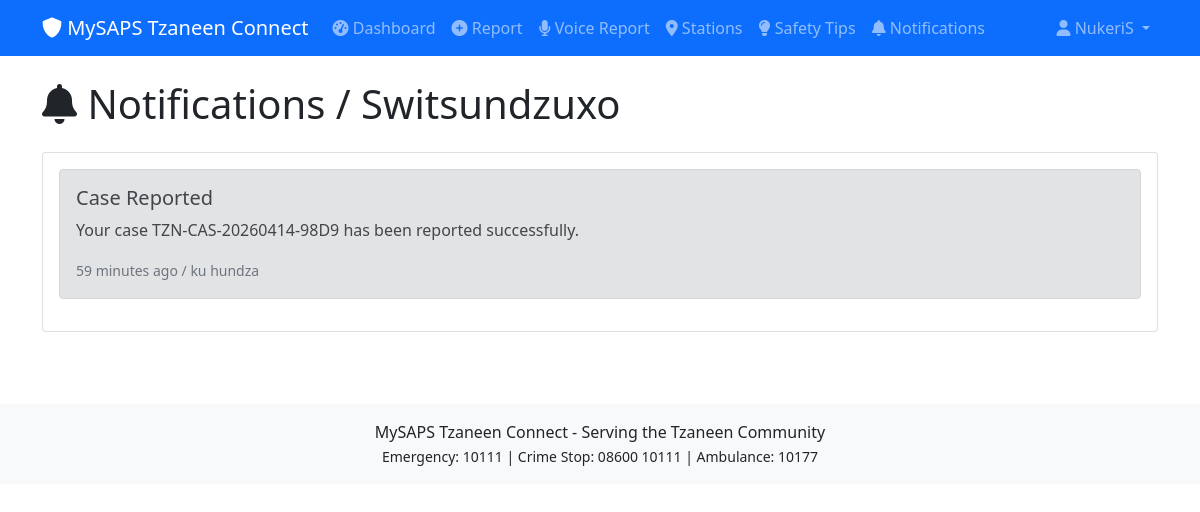
/cases/notifications/ (signed in), run on the app's committed database.
### accounts/models.py (models this page shows, shortened)
class CustomUser(AbstractUser):
    LANGUAGE_CHOICES = [
        ('en', 'English'),
        ('ts', 'Xitsonga'),
        ('nso', 'Sepedi'),
        ('ve', 'TshiVenda'),
    ]
    phone_number = models.CharField(max_length=15, unique=True, help_text=_('Cellphone number for notifications'))
    id_number = models.CharField(max_length=13, blank=True, null=True)
    street_address = models.TextField(blank=True, null=True)
    suburb = models.CharField(max_length=100, blank=True, null=True)
    city = models.CharField(max_length=100, default='Tzaneen')
    province = models.CharField(max_length=50, default='Limpopo')
    postal_code = models.CharField(max_length=10, blank=True, null=True)
    preferred_language = models.CharField(max_length=10, choices=LANGUAGE_CHOICES, default='en')
    notification_method = models.CharField(max_length=20, choices=[
        ('sms', 'SMS'),
        ('whatsapp', 'WhatsApp'),
        ('both', 'Both')
    ], default='whatsapp')
    large_font = models.BooleanField(default=False)
    voice_input = models.BooleanField(default=False)
    default_location_lat = models.DecimalField(max_digits=10, decimal_places=7, blank=True, null=True)
    default_location_lng = models.DecimalField(max_digits=10, decimal_places=7, blank=True, null=True)
    is_business_owner = models.BooleanField(default=False)
    business_name = models.CharField(max_length=200, blank=True, null=True)
    business_address = models.TextField(blank=True, null=True)
    created_at = models.DateTimeField(auto_now_add=True)
    updated_at = models.DateTimeField(auto_now=True)
    class Meta:
        verbose_name = _('User')
        verbose_name_plural = _('Users')

### cases/models.py (models this page shows, shortened)
class Notification(models.Model):
    user = models.ForeignKey(CustomUser, on_delete=models.CASCADE, related_name='notifications')
    case = models.ForeignKey(Case, on_delete=models.CASCADE, null=True, blank=True, related_name='notifications')
    title = models.CharField(max_length=200, verbose_name="Title in English")
    title_ts = models.CharField(max_length=200, blank=True, verbose_name="Title in Xitsonga")
    message = models.TextField(verbose_name="Message in English")
    message_ts = models.TextField(blank=True, verbose_name="Message in Xitsonga")
    notification_type = models.CharField(max_length=20, choices=[
        ('status_update', 'Status Update'),
        ('reminder', 'Reminder'),
        ('alert', 'Alert'),
        ('info', 'Information'),
    ])
    is_read = models.BooleanField(default=False)
    sent_via_sms = models.BooleanField(default=False)
    sent_via_whatsapp = models.BooleanField(default=False)
    created_at = models.DateTimeField(auto_now_add=True)
    class Meta:
        ordering = ['-created_at']
    def get_title(self, language='en'):
        if language == 'ts' and self.title_ts:
            return self.title_ts
        return self.title
    def get_message(self, language='en'):
        if language == 'ts' and self.message_ts:
            return self.message_ts
        return self.message

### cases/views.py (the view, shortened to what this page needs)
# urls.py: path('notifications/', views.notifications_view, name='notifications'),
@login_required
def notifications_view(request):
    user = request.user
    language = get_user_language(request)
    translation.activate(language)
    notifications = Notification.objects.filter(user=user).order_by('-created_at')
    paginator = Paginator(notifications, 20)
    page_number = request.GET.get('page')
    page_obj = paginator.get_page(page_number)
    context = {
        'notifications': page_obj,
        'large_font': user.large_font,
        'current_language': language,
    }
    return render(request, 'cases/notifications.html', context)

### cases/views.py (called while the page is built)
def get_user_language(request):
    if request.user.is_authenticated and request.user.preferred_language:
        return request.user.preferred_language
    return 'en'

### templates/cases/notifications.html (shortened to what this page needs)
{% extends 'base.html' %}
{% load i18n %}
{% block content %}
<div class="container">
    <h1 class="mb-4"><i class="fas fa-bell"></i> {% trans "Notifications" %} / Switsundzuxo</h1>
    <div class="card">
        <div class="card-body">
            {% if notifications %}
                {% for notification in notifications %}
                <div class="alert alert-{% if notification.notification_type == 'status_update' %}info{% elif notification.notification_type == 'alert' %}danger{% else %}secondary{% endif %} mb-3">
                    <div class="d-flex justify-content-between align-items-start">
                        <div>
                            <h5>{{ notification.get_title|default:notification.title }}</h5>
                            <p>{{ notification.get_message|default:notification.message }}</p>
                            <small class="text-muted">{{ notification.created_at|timesince }} {% trans "ago" %} / ku hundza</small>
                        </div>
                    </div>
                </div>
                {% endfor %}
            {% endif %}
        </div>
    </div>
</div>
{% endblock %}

### templates/base.html (shortened to what this page needs)
<!DOCTYPE html>
<html lang="en">
<head>
    <link href="https://cdn.jsdelivr.net/npm/bootstrap@5.1.3/dist/css/bootstrap.min.css" rel="stylesheet">
    <link rel="stylesheet" href="https://cdnjs.cloudflare.com/ajax/libs/font-awesome/6.0.0/css/all.min.css">
</head>
<body>
    <nav class="navbar navbar-expand-lg navbar-dark bg-primary">
        <div class="container">
            <a class="navbar-brand" href="{% url 'cases:dashboard' %}">
                <i class="fas fa-shield-alt"></i> MySAPS Tzaneen Connect
            </a>
            <div class="collapse navbar-collapse" id="navbarNav">
                {% if user.is_authenticated %}
                <ul class="navbar-nav me-auto">
                    <li class="nav-item">
                        <a class="nav-link" href="{% url 'cases:dashboard' %}">
                            <i class="fas fa-tachometer-alt"></i> Dashboard
                        </a>
                    </li>
                    <li class="nav-item">
                        <a class="nav-link" href="{% url 'cases:report_case' %}">
                            <i class="fas fa-plus-circle"></i> Report
                        </a>
                    </li>
                    <li class="nav-item">
                        <a class="nav-link" href="{% url 'cases:voice_report' %}">
                            <i class="fas fa-microphone"></i> Voice Report
                        </a>
                    </li>
                    <li class="nav-item">
                        <a class="nav-link" href="{% url 'cases:station_finder' %}">
                            <i class="fas fa-map-marker-alt"></i> Stations
                        </a>
                    </li>
                    <li class="nav-item">
                        <a class="nav-link" href="{% url 'cases:safety_tips' %}">
                            <i class="fas fa-lightbulb"></i> Safety Tips
                        </a>
                    </li>
                    <li class="nav-item">
                        <a class="nav-link" href="{% url 'cases:notifications' %}">
                            <i class="fas fa-bell"></i> Notifications
                        </a>
                    </li>
                </ul>
                <ul class="navbar-nav">
                    <li class="nav-item dropdown">
                        <a class="nav-link dropdown-toggle" href="#" id="userDropdown" role="button" data-bs-toggle="dropdown">
                            <i class="fas fa-user"></i> {{ user.first_name|default:user.username }}
                        </a>
                    </li>
                </ul>
                {% else %}
                <ul class="navbar-nav ms-auto">
                    <li class="nav-item"><a class="nav-link" href="{% url 'accounts:login' %}">Login</a></li>
                    <li class="nav-item"><a class="nav-link" href="{% url 'accounts:register' %}">Register</a></li>
                </ul>
                {% endif %}
            </div>
        </div>
    </nav>
    <main class="py-4">
        {% block content %}{% endblock %}
    </main>
    <footer class="bg-light text-center py-3 mt-5">
        <div class="container">
            <p class="mb-0">MySAPS Tzaneen Connect - Serving the Tzaneen Community</p>
            <small>Emergency: 10111 | Crime Stop: 08600 10111 | Ambulance: 10177</small>
        </div>
    </footer>
</body>
</html>

### data on the page
CustomUser: first_name "NukeriS"
Notification: get_title "Case Reported", get_message "Your case TZN-CAS-20260414-98D9 has been reported successfully.", created_at "59 minutes"
